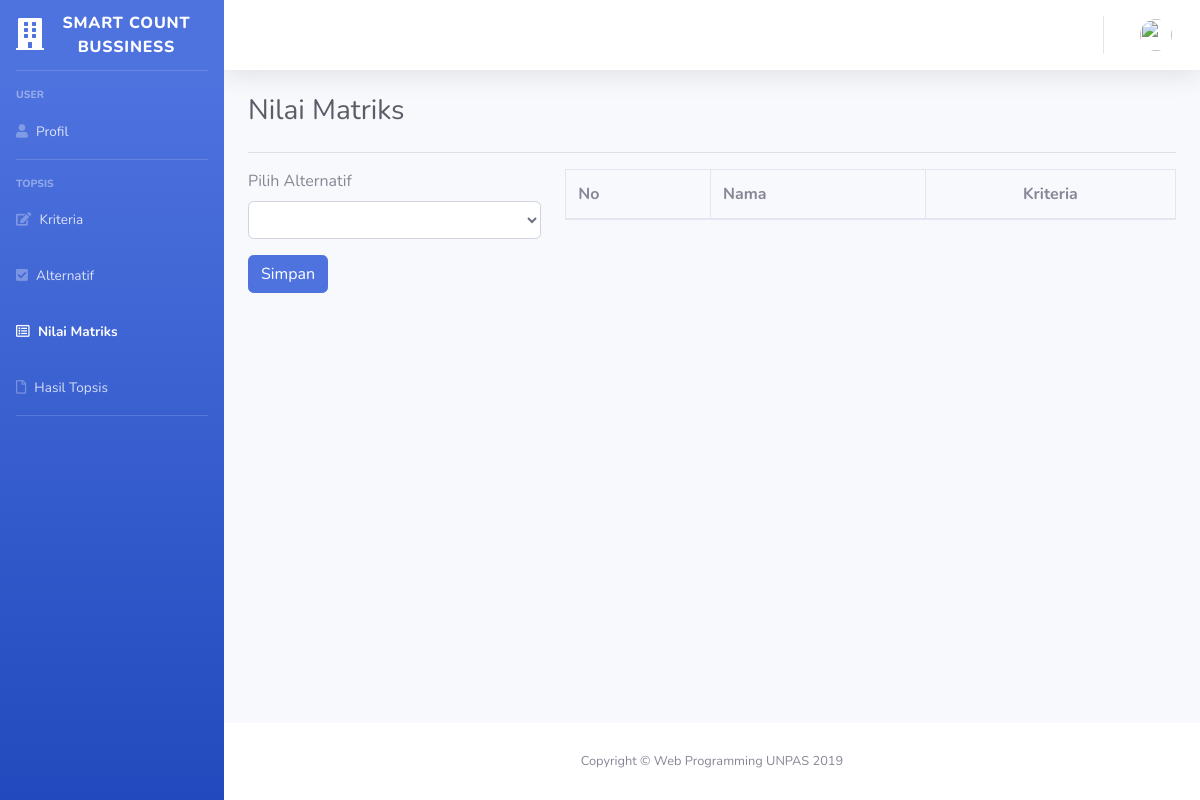
The page /index.php/matriks on the database as committed earlier.
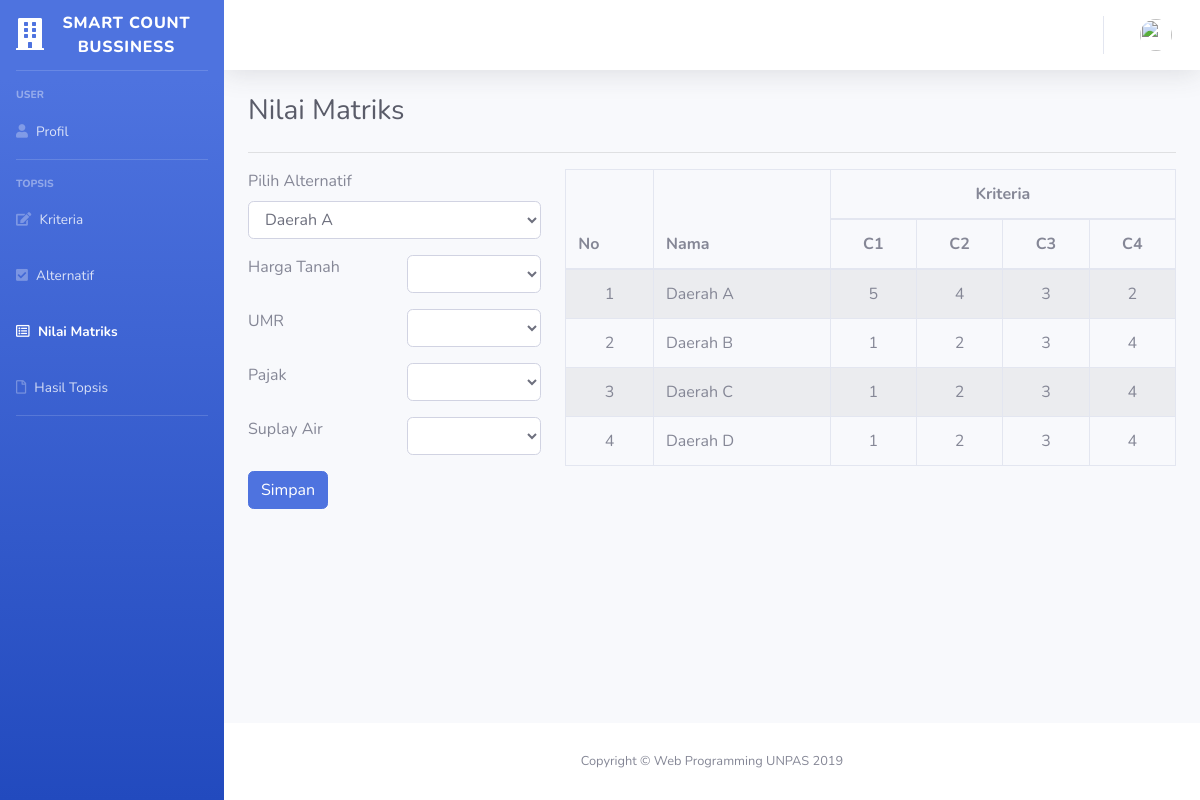
The same page on the database as committed later.
### tables this page shows
CREATE TABLE `kriteria` (
  `id` int(11) NOT NULL,
  `nama_kriteria` varchar(45) NOT NULL,
  `bobot` int(11) NOT NULL,
  `poin1` int(11) NOT NULL,
  `poin2` int(11) NOT NULL,
  `poin3` int(11) NOT NULL,
  `poin4` int(11) NOT NULL,
  `poin5` int(11) NOT NULL,
  `sifat` varchar(15) NOT NULL
);

CREATE TABLE `alternatif` (
  `id` int(11) NOT NULL,
  `nama_alternatif` varchar(35) NOT NULL
);

CREATE TABLE `nilai_matrik` (
  `id` int(11) NOT NULL,
  `id_alternatif` int(11) NOT NULL,
  `id_kriteria` int(11) NOT NULL,
  `nilai` float NOT NULL
);

### application/controllers/Matriks.php (called while the page is built, shortened)
<?php
class Matriks extends CI_Controller
{
    public function index()
    {
        $data['tittle'] = 'Nilai Matriks';
        $data['user'] = $this->db->get_where('user', ['email' => $this->session->userdata('email')])->row_array();
        $data['kriteria'] = $this->Kriteria_models->getAllKriteria();
        $data['alternatif'] = $this->Alternatif_models->getAllAlternatif();
        $this->load->view('templates/header', $data);
        $this->load->view('templates/sidebar', $data);
        $this->load->view('templates/topbar', $data);
        $this->load->view('admin/matriks', $data);
        $this->load->view('templates/footer');
    }
}

### index.php (called while the page is built, shortened)
<?php
require_once BASEPATH.'core/CodeIgniter.php';

### application/models/Alternatif_models.php (called while the page is built, shortened)
<?php
class Alternatif_models extends CI_Model
{
    public function getAllAlternatif()
    {
    	return $this->db->get('alternatif')->result_array();
    }
}

### application/models/Kriteria_models.php (called while the page is built, shortened)
<?php
class Kriteria_models extends CI_Model
{
    public function getAllKriteria()
    {
    	return $this->db->get('kriteria')->result_array();
    }
}

### application/models/Matriks_models.php (called while the page is built, shortened)
<?php
class Matriks_models extends CI_Model
{
    public function getNilaiByAlternatif($id)
    {
        $this->db->where('id_alternatif', $id);
        return $this->db->get('nilai_matrik')->result_array();
    }
}

### application/views/admin/matriks.php (the view, shortened to what this page needs)
<div class="container-fluid">
    <h1 class="h3 mb-4 text-gray-800"><?= $tittle; ?></h1>
    <hr>
    <div class="row">
        <div class="col-md-4">
            <form action="<?= base_url('matriks/tambah'); ?>" method="post">
                <div class="form-group">
                    <label for="alternatif">Pilih Alternatif</label>
                    <select class="form-control" id="alternatif" name="alternatif">
                      <?php foreach ($alternatif as $alt): ?>
                          <option value="<?= $alt['id']; ?>"><?= $alt['nama_alternatif']; ?></option>
                      <?php endforeach; ?>
                    </select>
                </div>
                <?php $i=1; foreach ($kriteria as $k): ?>
                <div class="form-group">
                    <div class="row">
                        <div class="col-md-6">
                            <label for="<?= $k['id']; ?>"><?= $k['nama_kriteria']; ?></label>
                        </div>
                        <div class="col-md-6">
                            <select class="form-control" id="<?= $k['id']; ?>" name="nilai<?= $i; ?>">
                                <option></option>
                                <option value="1">1</option>
                            </select>
                        </div>
                    </div>
                </div>
                <?php $i++; endforeach; ?>
                <button type="submit" class="btn btn-primary">Simpan</button>
            </form>
        </div>
        <div class="col-md-8">
            <table class="table table-bordered table-striped">
                <thead>
                    <?php $num_kriteria = $this->db->get('kriteria')->num_rows(); ?>
                    <tr>
                        <th rowspan="2">No</th>
                        <th rowspan="2">Nama</th>
                        <th colspan="<?= $num_kriteria ?>"><center>Kriteria</center></th>
                    </tr>
                    <tr>
                    <?php for($i=1; $i<=$num_kriteria; $i++): ?>
                        <th><center>C<?= $i; ?></center></th>
                    <?php endfor; ?>
                    </tr>
                </thead>
                <tbody>
                    <?php $i=1; foreach ($alternatif as $alt): ?>
                    <tr>
                        <td align="center"><?= $i++; ?></td>
                        <td><?= $alt['nama_alternatif']; ?></td>
                    <?php
                    $matriks = $this->Matriks_models->getNilaiByAlternatif($alt['id']);
                    foreach ($matriks as $m ): ?>
                        <td align="center"><?= $m['nilai']; ?></td>
                    <?php endforeach; ?>
                    </tr>
                    <?php endforeach; ?>
                </tbody>
            </table>
        </div>
    </div>
</div>
</div>

### application/views/templates/header.php (shortened to what this page needs)
<!DOCTYPE html>
<html lang="en">
<head>
    <link href="<?= base_url('assets/'); ?>vendor/fontawesome-free/css/all.min.css" rel="stylesheet" type="text/css">
    <link rel="stylesheet" href="<?= base_url('assets/'); ?>vendor/datatables/dataTables.bootstrap4.min.css">
    <link href="<?= base_url('assets/'); ?>css/sb-admin-2.min.css" rel="stylesheet">
</head>
<body id="page-top">
    <div id="wrapper">

### application/views/templates/sidebar.php
<ul class="navbar-nav bg-gradient-primary sidebar sidebar-dark accordion" id="accordionSidebar">
    <a class="sidebar-brand d-flex align-items-center justify-content-center" href="index.html">
        <div class="sidebar-brand-icon rotate-n-0">
            <i class="fas fa-building"></i>
        </div>
        <div class="sidebar-brand-text mx-3"> Smart Count Bussiness </div>
    </a>
    <hr class="sidebar-divider ">
    <div class="sidebar-heading">
        User
    </div>
        <li class="nav-item <?php if($tittle == "Profil Saya"){echo 'active';} ?>">
            <a class="nav-link" href="<?= base_url('user'); ?>"><i class="fas fa-user"></i>
                <span>Profil</span>
            </a>
        </li>
    <hr class="sidebar-divider ">
    <div class="sidebar-heading">
        Topsis
    </div>
        <li class="nav-item <?php if($tittle == "Kriteria"){echo 'active';} ?>">
            <a class="nav-link" href="<?= base_url('kriteria') ?>"><i class="fas fa-edit"></i>
                <span>Kriteria</span>
            </a>
        </li>
        <li class="nav-item <?php if($tittle == "Alternatif"){echo 'active';} ?>">
            <a class="nav-link" href="<?= base_url('alternatif') ?>"><i class="fas fa-check-square"></i>
                <span>Alternatif</span>
            </a>
        </li>
        <li class="nav-item <?php if($tittle == "Nilai Matriks"){echo 'active';} ?>">
            <a class="nav-link" href="<?= base_url('matriks'); ?>"><i class="far fa-list-alt"></i>
                <span>Nilai Matriks</span>
            </a>
        </li>
        <li class="nav-item <?php if($tittle == "Hasil Topsis"){echo 'active';} ?>">
            <a class="nav-link" href="<?= base_url('hasil'); ?>"><i class="far fa-file"></i>
                <span>Hasil Topsis</span>
            </a>
        </li>
    <hr class="sidebar-divider">
</ul>

### application/views/templates/topbar.php (shortened to what this page needs)
<div id="content-wrapper" class="d-flex flex-column">
    <div id="content">
        <nav class="navbar navbar-expand navbar-light bg-white topbar mb-4 static-top shadow">
            <ul class="navbar-nav ml-auto">
                <li class="nav-item dropdown no-arrow">
                    <a class="nav-link dropdown-toggle" href="#" id="userDropdown" role="button" data-toggle="dropdown" aria-haspopup="true" aria-expanded="false">
                        <img class="img-profile rounded-circle" src="<?= base_url('assets/img/profile/') . $user['image']; ?>">
                    </a>
                </li>
            </ul>
        </nav>

### application/views/templates/footer.php (shortened to what this page needs)
   <footer class="sticky-footer bg-white">
       <div class="container my-auto">
           <div class="copyright text-center my-auto">
              <span>Copyright &copy; Web Programming UNPAS <?= date('Y'); ?></span>
           </div>
   </footer>
   </div>
   </div>
</body>
</html>

Rows that differ between the two databases and show on the page:
added kriteria: nama_kriteria "Harga Tanah"
added kriteria: nama_kriteria "UMR"
added kriteria: nama_kriteria "Pajak"
added kriteria: nama_kriteria "Suplay Air"
added alternatif: nama_alternatif "Daerah A"
added nilai_matrik: nilai "5", shown under "Daerah A"
added nilai_matrik: nilai "4", shown under "Daerah A"
added nilai_matrik: nilai "3", shown under "Daerah A"
added nilai_matrik: nilai "2", shown under "Daerah A"
added alternatif: nama_alternatif "Daerah B"
added nilai_matrik: nilai "1", shown under "Daerah B"
added nilai_matrik: nilai "2", shown under "Daerah B"
added nilai_matrik: nilai "3", shown under "Daerah B"
added nilai_matrik: nilai "4", shown under "Daerah B"
added alternatif: nama_alternatif "Daerah C"
added nilai_matrik: nilai "1", shown under "Daerah C"
added nilai_matrik: nilai "2", shown under "Daerah C"
added nilai_matrik: nilai "3", shown under "Daerah C"
added nilai_matrik: nilai "4", shown under "Daerah C"
added alternatif: nama_alternatif "Daerah D"
added nilai_matrik: nilai "1", shown under "Daerah D"
added nilai_matrik: nilai "2", shown under "Daerah D"
added nilai_matrik: nilai "3", shown under "Daerah D"
added nilai_matrik: nilai "4", shown under "Daerah D"
Other text that changed with them:
form field alternatif: (not shown) → "Daerah A"
new list line: "C 1"
new list line: "C 2"
new list line: "C 3"
new list line: "C 4"
